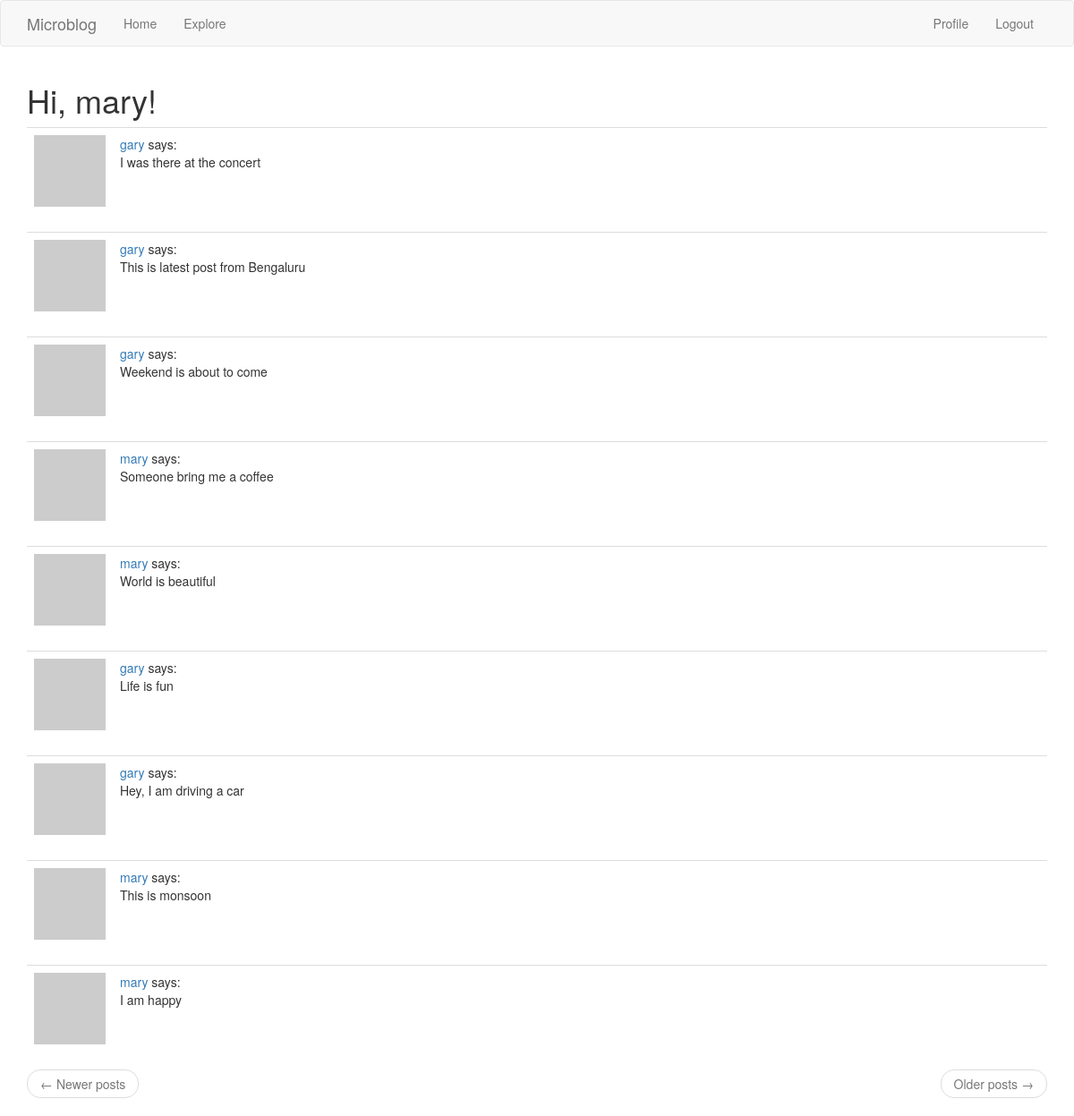
The page /explore (signed in) on the database as committed earlier.
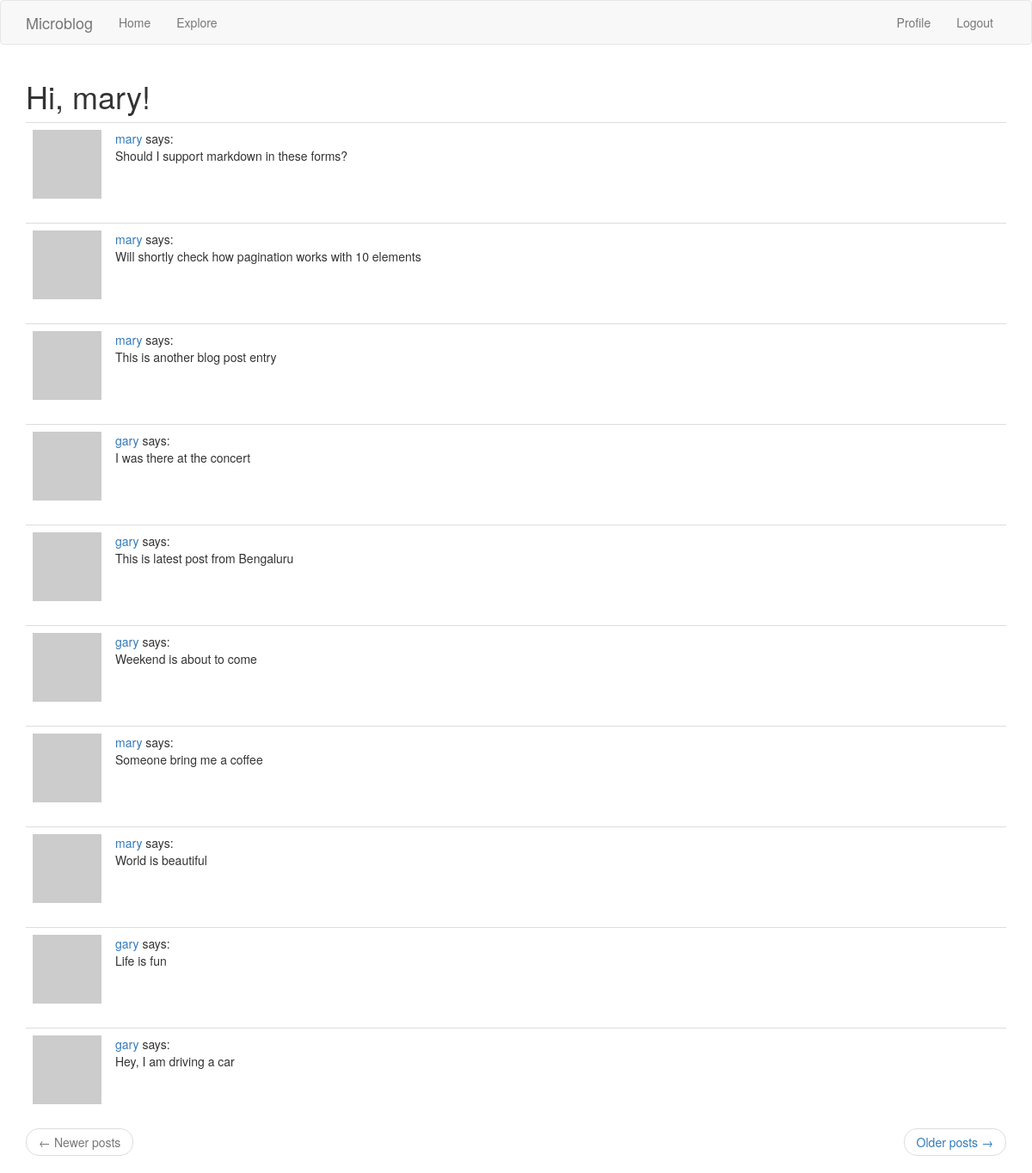
The same page on the database as committed later.
### mblog/models.py (models this page shows, shortened)
class Post(db.Model):
    id = db.Column(db.Integer, primary_key=True)
    body = db.Column(db.String(1024))
    timestamp = db.Column(db.DateTime, index=True, default=datetime.utcnow)
    user_id = db.Column(db.Integer, db.ForeignKey('user.id'))

class User(UserMixin, db.Model):
    id = db.Column(db.Integer, primary_key=True)
    user_name = db.Column(db.String(64), index=True, unique=True)
    email_id = db.Column(db.String(256), index=True, unique=True)
    password_hash = db.Column(db.String(128))
    posts = db.relationship('Post', backref='author', lazy='dynamic')
    about_me = db.Column(db.String(256))
    last_seen = db.Column(db.DateTime, default=datetime.utcnow)
    followed = db.relationship(
            'User', secondary=followers,
            primaryjoin=(followers.c.follower_id == id),
            secondaryjoin=(followers.c.followed_id == id),
            backref=db.backref('followers', lazy='dynamic'), lazy='dynamic')
    def avatar(self, size):
        digest = md5(self.email_id.lower().encode('utf-8')).hexdigest()
        return 'https://www.gravatar.com/avatar/{}?d=identicon&s={}'.format(
            digest, size)

### mblog/routes.py (the view)
@app.route('/explore')
@login_required
def explore():
    page = request.args.get('page', 1, int)
    posts = Post.query.order_by(Post.timestamp.desc()).paginate(page, app.config['POSTS_PER_PAGE'], False)
    next_url = url_for('explore', page=posts.next_num) if posts.has_next else None
    prev_url = url_for('explore', page=posts.prev_num) if posts.has_prev else None
    return render_template('index.html', title='Explore', posts=posts.items,
                            next_url=next_url, prev_url=prev_url)

### mblog/models.py (called while the page is built)
@login.user_loader
def load_user(id):
    return User.query.get(int(id))

### mblog/routes.py (called while the page is built)
@app.before_request
def before_request():
    if current_user.is_authenticated:
        current_user.last_seen = datetime.utcnow()
        db.session.commit()

### mblog/templates/index.html (shortened to what this page needs)
{% extends "base.html" %}
{% import 'bootstrap/wtf.html' as wtf %}
{% block app_content %}
    <h1>Hi, {{ current_user.user_name }}!</h1>
    {% for post in posts %}
        {% include '_post.html' %}
    {% endfor %}
    <nav aria-label="...">
        <ul class="pager">
            <li class="previous{% if not prev_url %} disabled{% endif %}">
                <a href="{{ prev_url or '#' }}">
                    <span aria-hidden="true">&larr;</span> Newer posts
                </a>
            </li>
            <li class="next{% if not next_url %} disabled{% endif %}">
                <a href="{{ next_url or '#' }}">
                    Older posts <span aria-hidden="true">&rarr;</span>
                </a>
            </li>
        </ul>
    </nav>
{% endblock %}

### mblog/templates/_post.html
<table class="table table-hover">
    <tr>
        <td width="70px">
            <a href="{{ url_for('user', username=post.author.user_name) }}">
                <img src="{{ post.author.avatar(70) }}" />
            </a>
        </td>
        <td>
            <a href="{{ url_for('user', username=post.author.user_name) }}">
                {{ post.author.user_name }}
            </a>
            says:
            <br>
            {{ post.body }}
        </td>
    </tr>
</table>

Rows that differ between the two databases and show on the page:
no longer on this page (row unchanged): Post: author.user_name "mary", body "This is monsoon"
no longer on this page (row unchanged): Post: author.user_name "mary", body "I am happy"
added Post: author.user_name "mary", body "Should I support markdown in these forms?"
added Post: author.user_name "mary", body "Will shortly check how pagination works with 10 elements"
added Post: author.user_name "mary", body "This is another blog post entry"
